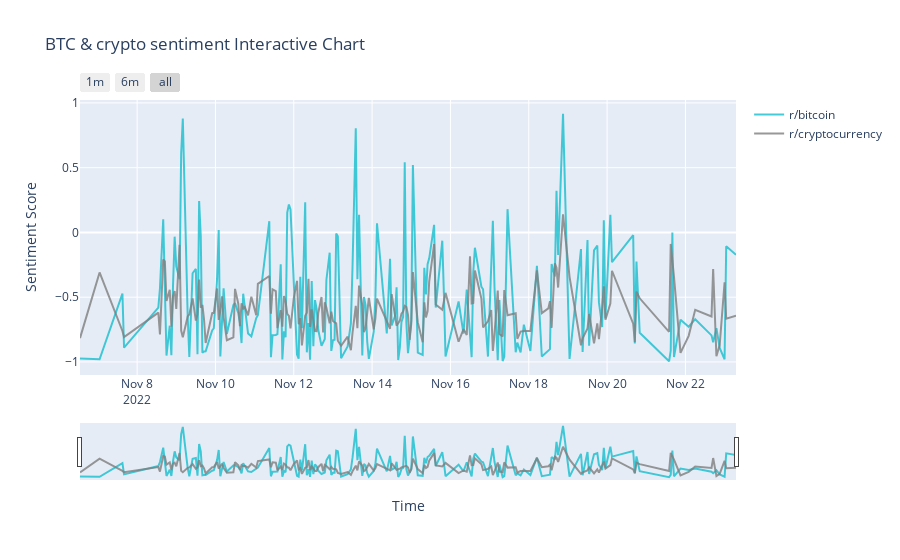

Notebook cell for this chart:
### Code cell
import plotly.graph_objs as go
# from plotly import chart_studio
from plotly.offline import init_notebook_mode, iplot
init_notebook_mode(connected=True)
# import plotly.plotly as py
import plotly
import pandas as pd
import datetime as dt
import chart_studio.plotly as py

'''
This is a cell to plot an interactive chart of forum sentiment using plotly
'''

df1 = pd.read_csv('./data/senti_analysis/transformer_sentiment/bitcoin_FTXtrans_sentiment.csv')
df2 = pd.read_csv('./data/senti_analysis/transformer_sentiment/cryptocurrency_FTXtrans_sentiment.csv')
import plotly
import pandas as pd
import datetime as dt
import chart_studio.plotly as py
start_date = dt.datetime(2022, 11, 1).timestamp()
end_date = dt.datetime(2022, 11, 23).timestamp()
print(start_date)
df1 = df1[df1['time'] >= start_date]
df1 = df1[df1['time'] <= end_date]
df1['time'] = df1['time'] //3600 * 3600
df1 = df1.groupby('time').mean()
df2 = df2[df2['time'] >= start_date]
df2 = df2[df2['time'] <= end_date]
df2['time'] = df2['time'] //3600 * 3600
df2 = df2.groupby('time').mean()

df = df1.merge(df2, on='time', suffixes=('_btc', '_crypto'))
df.index = pd.to_datetime(df.index, unit='s')

df.head()
import plotly.graph_objs as go
figure = go.Figure()
trace_btc = go.Scatter(
    x= df.index,
    y=df['compound_btc'],
    name = "r/bitcoin",
    line = dict(color = '#17BECF'),
    opacity = 0.8)

trace_e = go.Scatter(
    x= df.index,
    y=df['compound_crypto'],
    name = "r/cryptocurrency" ,
    line = dict(color = '#7F7F7F'),
    opacity = 0.8)

data = [trace_btc, trace_e]

layout = dict(
    title='BTC & crypto sentiment Interactive Chart', 
    xaxis=dict(
        title = "Time",
        rangeselector=dict(
            buttons=list([
                dict(count=1,
                     label='1m',
                     step='month',
                     stepmode='backward'),
                dict(count=6,
                     label='6m',
                     step='month',
                     stepmode='backward'),
                dict(step='all')
            ])
        ),
        rangeslider=dict(
            visible = True
        ),
        type='date'
    ),
    yaxis=dict(
        title="Sentiment Score"
    )
)

fig = dict(data=data, layout=layout)
iplot(fig, filename = "BTC & crypto sentiment Interactive Chart")
plotly.offline.plot(fig, filename='./visualization/BTC & crypto sentiment Interactive Chart.html')

### Figure 1 — Plotly figure (JSON) as saved in the notebook; plotly's stock layout.template omitted (floating-point values rounded to 4 significant figures; data arrays with more than 128 entries replaced by an {"elided": "..."} marker saying what was removed)
{"data": [{"line": {"color": "#17BECF"}, "name": "r/bitcoin", "opacity": 0.8, "type": "scatter", "x": {"elided": "186 str values"}, "y": {"elided": "186 float values"}}, {"line": {"color": "#7F7F7F"}, "name": "r/cryptocurrency", "opacity": 0.8, "type": "scatter", "x": {"elided": "186 str values"}, "y": {"elided": "186 float values"}}], "layout": {"title": {"text": "BTC & crypto sentiment Interactive Chart"}, "xaxis": {"rangeselector": {"buttons": [{"count": 1, "label": "1m", "step": "month", "stepmode": "backward"}, {"count": 6, "label": "6m", "step": "month", "stepmode": "backward"}, {"step": "all"}]}, "rangeslider": {"visible": true}, "title": {"text": "Time"}, "type": "date"}, "yaxis": {"title": {"text": "Sentiment Score"}}}}
